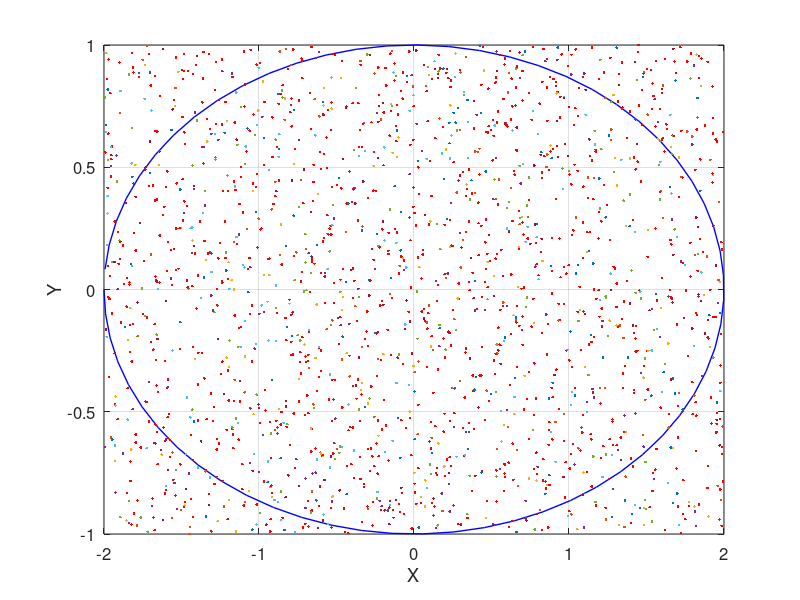

Write the MATLAB code that produced this figure.

% Problem 5
%
% February 10, 2021
% Group 2: Mark Kim, Amber Hartigan, Adrian Lopez, Nyan Tun, Alyssa Reyes

% Initial Assumptions
% x^2/a^2 + y^2/b^2 = 1
a = 2; b = 1;               % Parameters of Ellipse
areaRectangle = 2*a * 2*b;  % Area of the rectangle
areaEllipse = pi * a * b;   % Area of the Ellipse

% Parametric plot of the ellipse
t = -pi:0.1:pi;
x = a*cos(t);
y = b*sin(t);
figure(1); clf; 
plot(x,y,'b','linewidth',1)
set(gca, 'fontsize', 12)
xlabel('X')
ylabel('Y')
grid on
hold on

% plot 1000 random points in the ellipse and count how many landed inside
inside = 0; outside = 0;    % Initialize & declare point counts
npts = 1000;                % Number of points to be generated/plotted
for counter = 1:npts
    % pick a random point in [-2,2]x[-1,1]
    x = 4*rand - 2;  y = 2*rand - 1;
    % plot the point
    plot(x,y, '.r', -x, -y);
    % check if the point is inside the ellipe
    if (x^2 / 4 + y^2 <= 1)
        inside = inside + 1;    % count the number of points inside the ellipse 
    else
        outside = outside + 1;  % count the number of points outside the ellipse 
    end
end

% estimate the area inside the ellipse 
area = inside / npts * areaRectangle;   % percentage of points inside * area of the rectangle
 
%estimate the expected mean and variance of Xi
mean = inside/npts * 1 + outside/npts * 0; 
expectedArea = inside/npts * 1^2 + outside/npts * 0^2;
variance = expectedArea - mean^2;
